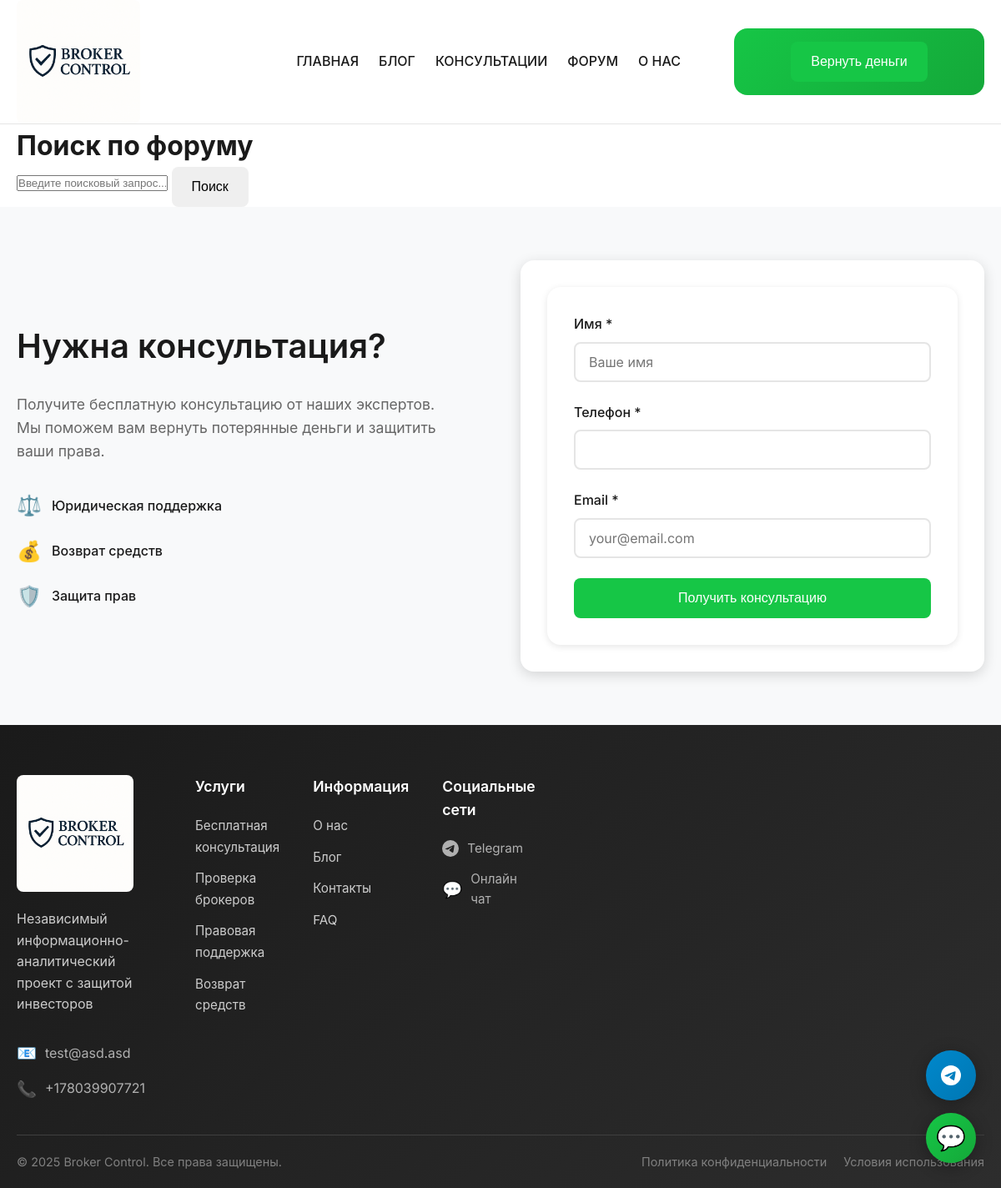
The app's page /forum/search/ with its own data.
### content/models.py (models this page shows, shortened)
class ContactInfo(models.Model):
    email = models.EmailField(blank=True, verbose_name="Email")
    phone = models.CharField(max_length=20, blank=True, verbose_name="Телефон")
    telegram = models.CharField(max_length=20, blank=True, verbose_name="Telegram")
    class Meta:
        verbose_name = "Контактная информация"
        verbose_name_plural = "Контактная информация"

class SiteSettings(models.Model):
    site_name = models.CharField(max_length=100, default="Broker Control", verbose_name="Название сайта")
    site_description = models.CharField(max_length=500, default="Независимый информационно-аналитический проект по проверке брокеров", verbose_name="Описание сайта")
    logo = models.ImageField(upload_to='site/', blank=True, verbose_name="Логотип")
    favicon = models.ImageField(upload_to='site/', blank=True, verbose_name="Favicon")
    meta_title = models.CharField(max_length=60, default="Broker Control - Анализ и оценка брокерских компаний", verbose_name="Meta Title")
    meta_description = models.CharField(max_length=160, default="Независимый информационно-аналитический проект по проверке брокеров и предоставлению юридических консультаций", verbose_name="Meta Description")
    meta_keywords = models.CharField(max_length=500, blank=True, verbose_name="Meta Keywords")
    og_image = models.ImageField(upload_to='site/', blank=True, verbose_name="Open Graph изображение")
    twitter_image = models.ImageField(upload_to='site/', blank=True, verbose_name="Twitter изображение")
    contact_email = models.EmailField(blank=True, verbose_name="Email для контактов")
    contact_phone = models.CharField(max_length=20, blank=True, verbose_name="Телефон для контактов")
    google_analytics_id = models.CharField(max_length=50, blank=True, verbose_name="Google Analytics ID")
    yandex_metrika_id = models.CharField(max_length=50, blank=True, verbose_name="Yandex Metrika ID")
    class Meta:
        verbose_name = "Настройки сайта"
        verbose_name_plural = "Настройки сайта"

### forum/views.py (the view, shortened to what this page needs)
# urls.py: path('search/', views.ForumSearchView.as_view(), name='search'),
class ForumSearchView(ListView):
    model = ForumTopic
    template_name = 'forum/search.html'
    context_object_name = 'results'
    paginate_by = 20
    def get_queryset(self):
        form = ForumSearchForm(self.request.GET)
        return ForumTopic.objects.none()
    def get_context_data(self, **kwargs):
        context = super().get_context_data(**kwargs)
        context['search_form'] = ForumSearchForm(self.request.GET)
        return context

### forum/forms.py
class ForumSearchForm(forms.Form):
    q = forms.CharField(
        max_length=100,
        required=False,
        widget=forms.TextInput(attrs={
            'class': 'form-control',
            'placeholder': 'Поиск по форуму...'
        })
    )
    category = forms.ModelChoiceField(
        queryset=ForumCategory.objects.filter(is_active=True),
        required=False,
        empty_label="Все категории",
        widget=forms.Select(attrs={'class': 'form-control'})
    )
    search_in = forms.ChoiceField(
        choices=[
            ('all', 'Везде'),
            ('topics', 'Только темы'),
            ('posts', 'Только комментарии'),
        ],
        initial='all',
        widget=forms.Select(attrs={'class': 'form-control'})
    )

### content/context_processors.py (called while the page is built)
def site_settings(request):
    return {
        'site_settings': SiteSettings.objects.first(),
        'contact_info': ContactInfo.objects.first(),
        'about_us': AboutUs.objects.first(),
        'our_mission': OurMission.objects.all(),
        'our_team': OurTeam.objects.all(),
        'our_values': OurValues.objects.all()
    }

### templates/forum/search.html (shortened to what this page needs)
{% extends 'base.html' %}
{% load static %}
{% block content %}
<div class="container py-5">
    <div class="row mb-4">
        <div class="col-12 text-center">
            <h1 class="display-5 fw-bold mb-3">Поиск по форуму</h1>
        </div>
    </div>
    <div class="row justify-content-center mb-4">
        <div class="col-md-8">
            <form method="get" action="{% url 'forum:search' %}">
                <div class="input-group input-group-lg shadow-sm">
                    <input type="text" class="form-control" name="q" value="{{ query }}" placeholder="Введите поисковый запрос...">
                    <button class="btn btn-primary" type="submit">
                        Поиск
                    </button>
                </div>
            </form>
        </div>
    </div>
</div>
{% endblock %}

### templates/consultations/footer.html (shortened to what this page needs)
{% load static %}
<footer class="footer">
   <div class="container">
        <div class="footer__content">
            <div class="footer__main">
                <div class="footer__info">
                    <div class="footer__logo">
                        {% if site_settings.logo %}
                            <img src="{{ site_settings.logo.url }}" alt="{{ site_settings.site_name }}" class="footer__logo-img">
                        {% else %}
                            <img src="{% static 'images/logo.png' %}" alt="{{ site_settings.site_name|default:'Broker Control' }}" class="footer__logo-img">
                        {% endif %}
                    </div>
                    <p class="footer__description">Независимый информационно-аналитический проект с защитой инвесторов</p>
                    {% if site_settings.contact_email or site_settings.contact_phone %}
                    <div class="footer__contacts">
                        {% if site_settings.contact_email %}
                        <div class="footer__contact-item">
                            <span class="footer__contact-icon">📧</span>
                            <a href="mailto:{{ contact_info.email }}" class="footer__contact-link">{{ contact_info.email }}</a>
                        </div>
                        {% endif %}
                        {% if site_settings.contact_phone %}
                        <div class="footer__contact-item">
                            <span class="footer__contact-icon">📞</span>
                            <a href="tel:{{ contact_info.phone }}" class="footer__contact-link">{{ contact_info.phone }}</a>
                        </div>
                        {% endif %}
                    </div>
                    {% endif %}
                </div>
                <div class="footer__links">
                    <div class="footer__column">
                        <h4 class="footer__column-title">Услуги</h4>
                        <ul class="footer__column-list">
                            <li class="footer__column-item">
                                <a href="#" class="footer__column-link" onclick="openConsultationForm(); return false;">Бесплатная консультация</a>
                            </li>
                            <li class="footer__column-item">
                                <a href="#" class="footer__column-link" onclick="openConsultationForm(); return false;">Проверка брокеров</a>
                            </li>
                            <li class="footer__column-item">
                                <a href="#" class="footer__column-link" onclick="openConsultationForm(); return false;">Правовая поддержка</a>
                            </li>
                            <li class="footer__column-item">
                                <a href="#" class="footer__column-link" onclick="openConsultationForm(); return false;">Возврат средств</a>
                            </li>
                        </ul>
                    </div>
                    <div class="footer__column">
                        <h4 class="footer__column-title">Информация</h4>
                        <ul class="footer__column-list">
                            <li class="footer__column-item">
                                <a href="{% url 'content:about' %}" class="footer__column-link">О нас</a>
                            </li>
                            <li class="footer__column-item">
                                <a href="{% url 'blog:post_list' %}" class="footer__column-link">Блог</a>
                            </li>
                            <li class="footer__column-item">
                                <a href="#" class="footer__column-link" onclick="openConsultationForm(); return false;">Контакты</a>
                            </li>
                            <li class="footer__column-item">
                                <a href="#" class="footer__column-link" onclick="openConsultationForm(); return false;">FAQ</a>
                            </li>
                        </ul>
                    </div>
                    <div class="footer__column">
                        <h4 class="footer__column-title">Социальные сети</h4>
                        <div class="footer__social">
                            <a href="https://t.me/{{contact_info.telegram}}" target="_blank" class="footer__social-link" title="Telegram">
                                <span>Telegram</span>
                            </a>
                            <a href="#" class="footer__social-link" onclick="openChat(); return false;" title="Онлайн чат">
                                <span class="footer__social-icon">💬</span>
                                <span>Онлайн чат</span>
                            </a>
                        </div>
                    </div>
                </div>
            </div>
        </div>
        <div class="footer__bottom">
            <div class="footer__bottom-content">
                <p class="footer__copyright">&copy; {% now "Y" %} {{ site_settings.site_name|default:"Broker Control" }}. Все права защищены.</p>
                <div class="footer__legal">
                    <a href="#" class="footer__legal-link">Политика конфиденциальности</a>
                    <a href="#" class="footer__legal-link">Условия использования</a>
                </div>
            </div>
        </div>
    </div>
</footer>

### records on screen
ContactInfo: email "test@asd.asd", phone "+178039907721"
SiteSettings: site_name "Broker Control"
